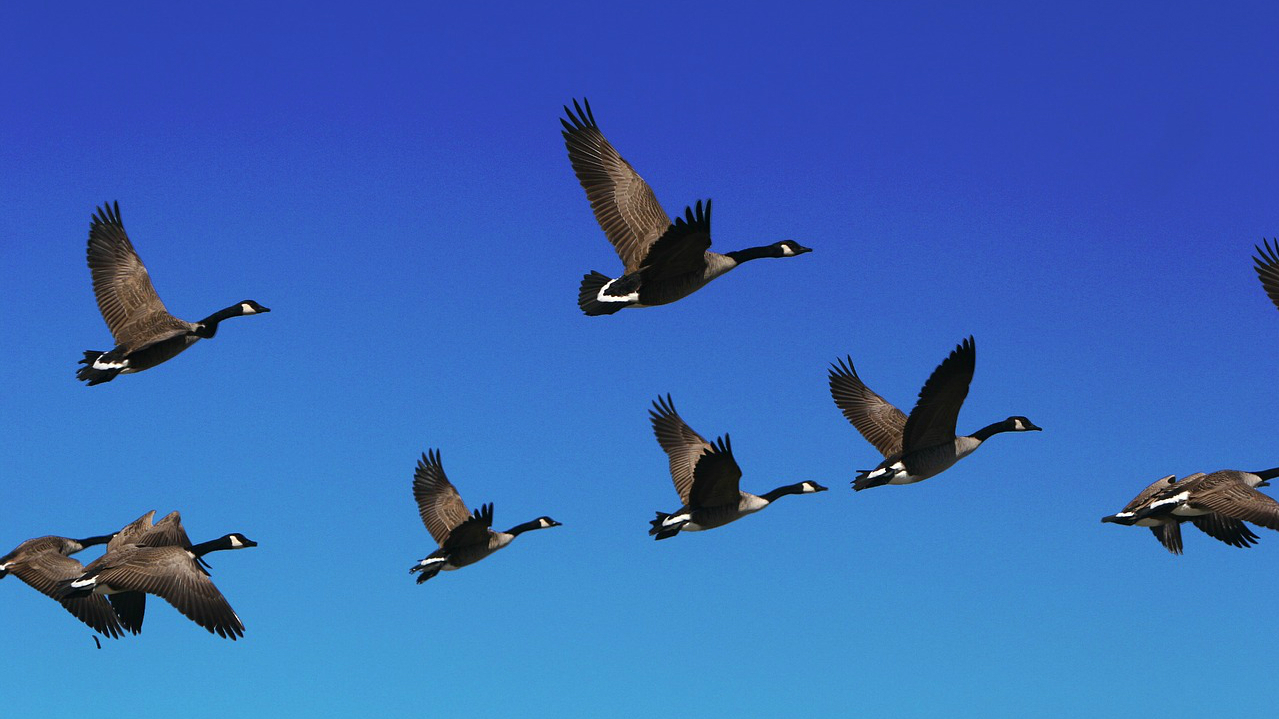
%> input picture test_hog.jpg, 1279 x 719 px
$ octave --eval "result = hog(imread('test_hog.jpg'));"   (GNU Octave 9; MATLAB toolbox functions it lacks are replaced by stand-ins)
%> lines starting %> are read from the running program, lines starting %| are printed output that depends on the picture
function [featureVector] = hog(image)

im = image;
%> im is the input picture: size 719x1279x3 uint8; mean R, G, B 56.9, 104.3, 184.4

imageSize = 256;
cellSize = 32;
im = imresize(im, [imageSize imageSize]);
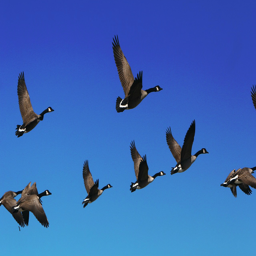
%> im: size 256x256x3 uint8; mean R, G, B 56.9, 104.3, 184.4

% konwersja do szarosci
new_im = double(rgb2gray(im)) / 255;
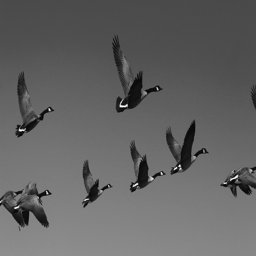
%> new_im: size 256x256 double; min 0.0157, max 1, mean 0.389

Gx = zeros(imageSize, imageSize);
Gy = zeros(imageSize, imageSize);

% liczymy gradienty
for i = 2:imageSize-1
    for j = 2:imageSize-1

        Gx(i, j) = new_im(i-1, j) - new_im(i+1, j);
        Gy(i, j) = new_im(i, j-1) - new_im(i, j+1);

    end
end
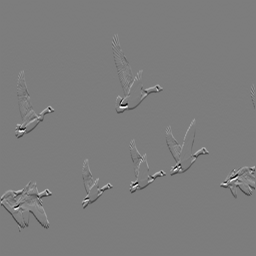
%> Gx: size 256x256 double; min -0.941, max 0.973, mean -0.00195; drawn with min black and max white
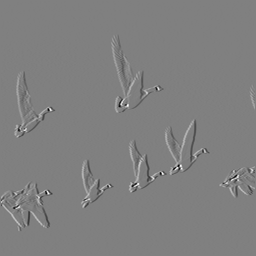
%> Gy: size 256x256 double; min -0.914, max 0.906, mean 0.000433; drawn with min black and max white

angle = atand(Gx ./ Gy);
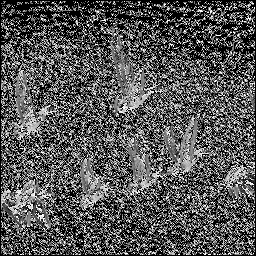
%> angle: size 256x256 double; 18.32% of the values are NaN or infinite; the others: min -90, max 90, mean -13.99; drawn with min black, max white, NaN and infinite black
angle = imadd(angle, 90);
magnitude = sqrt(Gx.^2 + Gy.^2);
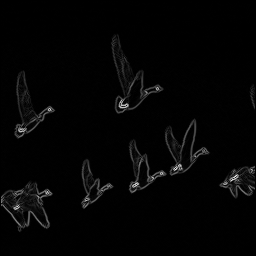
%> magnitude: size 256x256 double; min 0, max 1.26, mean 0.0245; drawn with min black and max white

angle(isnan(angle)) = 0;
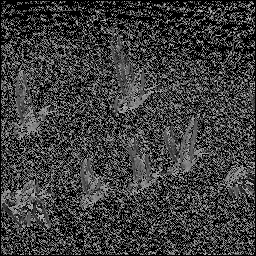
%> angle: size 256x256 double; min 0, max 180, mean 62.1
magnitude(isnan(magnitude)) = 0;

featureVector = [];

% petla po blokach

for i = 1:imageSize/cellSize-1

    for j = 1:imageSize/cellSize-1

        angleFromCurrentBlock = angle(cellSize*(i-1)+1 : cellSize*(i-1)+cellSize*2, cellSize*(j-1)+1 : cellSize*(j-1)+cellSize*2);
        magnitudeFromCurrentBlock = magnitude(cellSize*(i-1)+1 : cellSize*(i-1)+cellSize*2, cellSize*(j-1)+1 : cellSize*(j-1)+cellSize*2);

        blockFeatureVector = [];

        % petla po komorkach w bloku

        for a = 1:2

            for b = 1:2

                % petla po pikselach w komorce

                bins = zeros(1, 9);

                for k = 1:cellSize

                    for l = 1:cellSize

                        pixelAngle = angleFromCurrentBlock(k + cellSize *(a-1), l + cellSize *(b-1));
                        pixelMagnitude = magnitudeFromCurrentBlock(k + cellSize *(a-1), l + cellSize *(b-1));

                        if pixelAngle <= 10
                            bins(9) = bins(9) + pixelMagnitude * (10 - pixelAngle) / 20;
                            bins(1) = bins(1) + pixelMagnitude * (pixelAngle + 10) / 20;
                        elseif pixelAngle <= 30
                           bins(1) = bins(1) + pixelMagnitude * (30 - pixelAngle) / 20;
                           bins(2) = bins(2) + pixelMagnitude * (pixelAngle - 10) / 20;
                        elseif pixelAngle <= 50
                           bins(2) = bins(2) + pixelMagnitude * (50 - pixelAngle) / 20;
                           bins(3) = bins(3) + pixelMagnitude * (pixelAngle - 30) / 20;
                        elseif pixelAngle <= 70
                           bins(3) = bins(3) + pixelMagnitude * (70 - pixelAngle) / 20;
                           bins(4) = bins(4) + pixelMagnitude * (pixelAngle - 50) / 20;
                        elseif pixelAngle <= 90
                           bins(4) = bins(4) + pixelMagnitude * (90 - pixelAngle) / 20;
                           bins(5) = bins(5) + pixelMagnitude * (pixelAngle - 70) / 20;
                        elseif pixelAngle <= 110
                           bins(5) = bins(5) + pixelMagnitude * (110 - pixelAngle) / 20;
                           bins(6) = bins(6) + pixelMagnitude * (pixelAngle - 90) / 20;
                        elseif pixelAngle <= 130
                           bins(6) = bins(6) + pixelMagnitude * (130 - pixelAngle) / 20;
                           bins(7) = bins(7) + pixelMagnitude * (pixelAngle - 110) / 20;
                        elseif pixelAngle <= 150
                           bins(7) = bins(7) + pixelMagnitude * (150 - pixelAngle) / 20;
                           bins(8) = bins(8) + pixelMagnitude * (pixelAngle - 130) / 20;
                        elseif pixelAngle <= 170
                           bins(8) = bins(8) + pixelMagnitude * (170 - pixelAngle) / 20;
                           bins(9) = bins(9) + pixelMagnitude * (pixelAngle - 150) / 20;
                        elseif pixelAngle <= 180
                           bins(9) = bins(9) + pixelMagnitude * (190 - pixelAngle) / 20;
                           bins(1) = bins(1) + pixelMagnitude * (pixelAngle - 170) / 20;
                        end

                    end

                end

                bins(isnan(bins)) = 0;
                blockFeatureVector = [blockFeatureVector, bins];

            end

        end

        % po zebraniu bins ze wszystkich komórek z bloku, normalizujemy
        % blockFeatureVector

        blockFeatureVector = blockFeatureVector / sqrt(sum(blockFeatureVector.^2) + .001);

        featureVector = [featureVector, blockFeatureVector];

    end

end
%> after the loop, bins = [0.595 0.35 0.504 0.141 0.924 0.141 0.633 0.409 0.617]; featureVector = 1764 values, max 0.738 at index 275, min 0 at index 85, mean 0.119
%> `result = hog(imread('test_hog.jpg'));`: result has the same summary as featureVector in hog

$ run again, on kitku.jpg
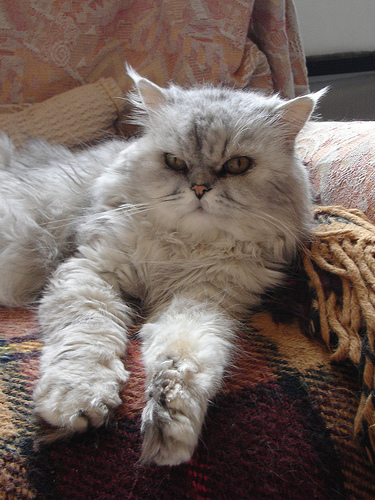
%> input picture kitku.jpg, 375 x 500 px
%> in hog, im is the input picture: size 500x375x3 uint8; mean R, G, B 116.1, 101.7, 95.2
%> im: size 256x256x3 uint8
%> after the loop in hog, `for i = 2:imageSize-1`:
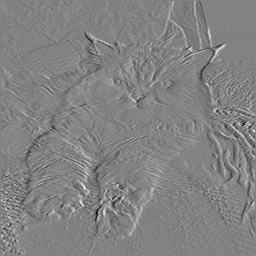
%> Gy: size 256x256 double; min -0.627, max 0.6, mean 0.000731; drawn with min black and max white
%> in hog, `angle(isnan(angle)) = 0;`:
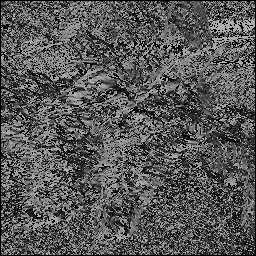
%> angle: size 256x256 double; min 0, max 180, mean 87.4
%> after the loop in hog, `for i = 1:imageSize/cellSize-1`: bins = [7.97 9.38 8.08 5.06 2.11 0.919 1.04 1.62 3.41]; featureVector = 1764 values, max 0.485 at index 101, min 0.0034 at index 229, mean 0.143
%> result has the same summary as featureVector in hog

$ run again, on kitku3.jpg
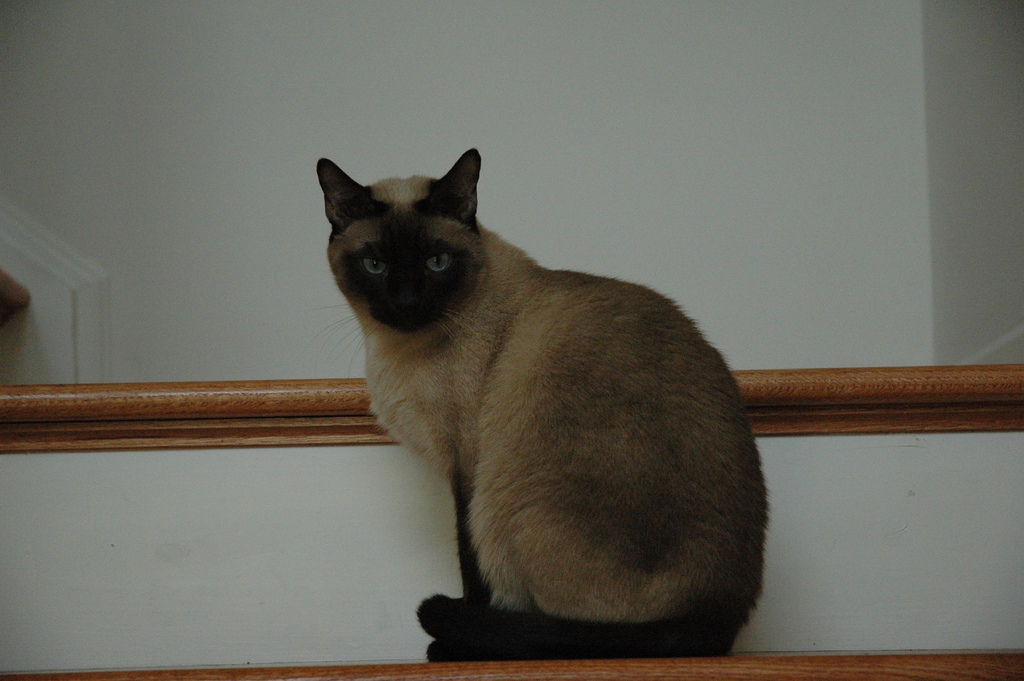
%> input picture kitku3.jpg, 1024 x 681 px
%> in hog, im is the input picture: size 681x1024x3 uint8; mean R, G, B 104.4, 102.5, 93.7
%> im: size 256x256x3 uint8
%> after the loop in hog, `for i = 2:imageSize-1`:
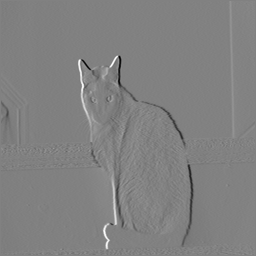
%> Gy: size 256x256 double; min -0.541, max 0.525, mean -0.000184; drawn with min black and max white
%> in hog, `angle(isnan(angle)) = 0;`:
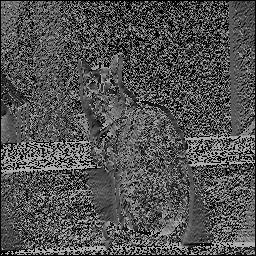
%> angle: size 256x256 double; min 0, max 180, mean 81.4
%> after the loop in hog, `for i = 1:imageSize/cellSize-1`: bins = [7.97 1.71 1.21 0.578 1.1 1.08 1.44 1.69 13.15]; featureVector = 1764 values, max 0.675 at index 320, min 0.00297 at index 978, mean 0.109
%> result has the same summary as featureVector in hog
